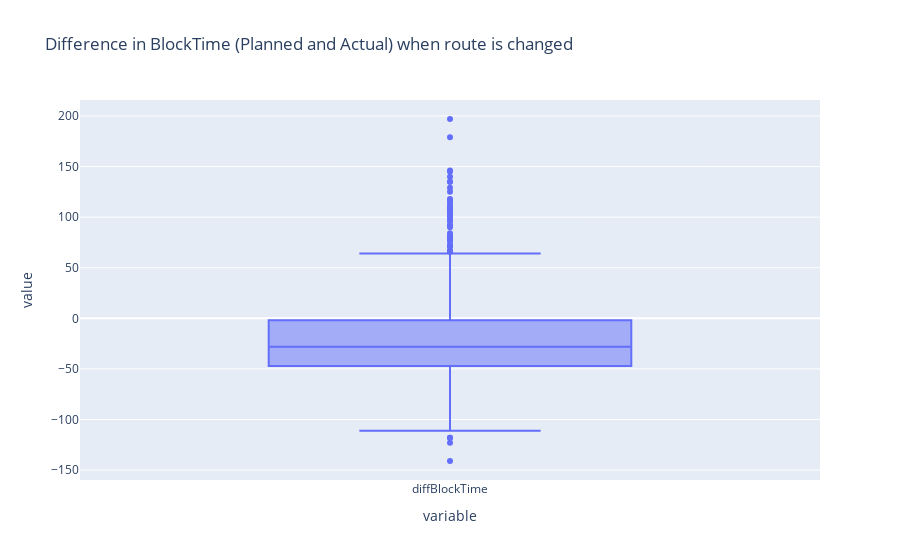

The notebook cell saved with this chart:
### Markdown cell above
### Flights that had their ScheduledRoute changed
- There are 618 flights
- If the routes are changed in the middle of the flight, it should not affect the TeledyneRampWeight.
- These routes change significantly BlockTimeScheduled from the actual **BlockTime** (see boxplot), while **distance** flought will also be affected. These two variables will be very relevant to estimate the **TeledyneRampWeight**
- There is no way of predicting if the route will be changed. We choose to remove these rows from the data.

### Code cell
df['diffBlockTime'] = df['BlockTimeScheduled'] - df['BlockTime']
px.box(df.loc[df.ScheduledRoute != df.ActualRoute,'diffBlockTime'], title='Difference in BlockTime (Planned and Actual) when route is changed')

### Figure 1 — Plotly figure (JSON) as saved in the notebook; plotly's stock layout.template omitted (floating-point values rounded to 4 significant figures; data arrays with more than 128 entries replaced by an {"elided": "..."} marker saying what was removed)
{"data": [{"alignmentgroup": "True", "hovertemplate": "variable=%{x}<br>value=%{y}<extra></extra>", "legendgroup": "", "marker": {"color": "#636efa"}, "name": "", "notched": false, "offsetgroup": "", "orientation": "v", "showlegend": false, "type": "box", "x": {"elided": "618 str values"}, "x0": " ", "xaxis": "x", "y": {"elided": "618 int values"}, "y0": " ", "yaxis": "y"}], "layout": {"boxmode": "group", "legend": {"tracegroupgap": 0}, "title": {"text": "Difference in BlockTime (Planned and Actual) when route is changed"}, "xaxis": {"anchor": "y", "domain": [0, 1], "title": {"text": "variable"}}, "yaxis": {"anchor": "x", "domain": [0, 1], "title": {"text": "value"}}}}
